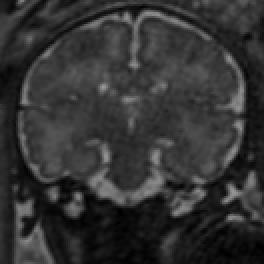
#> input picture image_2.png, 132 x 132 px (shown 2 times larger)
$ python classic.py   (Python 2 division)   (older library calls are emulated)
#> lines starting #> are read from the running program, lines starting #| are printed output that depends on the picture; after the words box and inside, x2 and y2 are one past the last pixel; in counts of white or black regions, pixels touching at a corner belong together
### misc/helpers.py
import numpy as np
import scipy as sp
import scipy.ndimage as ndimage
import cv2
from matplotlib import pyplot as plt
import glob
import SimpleITK as sitk
eps = 1e-8


# [7 lines left out: function bwdist, not called in this run]

class StdIO:
    # [9 lines left out: functions numpy_to_sitk2d, sitk_to_numpy2d, not called in this run]

    @staticmethod
    def imread_2d(fname, grayscale=True):
#> called with fname = '../image_2.png', grayscale = True
        img = ndimage.imread(fname, flatten=grayscale, mode=None)
#> img: shape (132, 132) float32; min 0, max 151, mean 50.7
        if img.max() > 0:
            img = img/img.max()
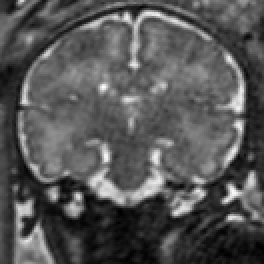
#> img: shape (132, 132) float32 (shown 2 times larger); min 0, max 1, mean 0.336
        return 1. * img

    # [12 lines left out: function imshow, not called in this run]

    @staticmethod
    def imoverlay(img, seg, title='Segmentation', col='y', levels=[0], linewidth=2., imadjust=True):
        fig = plt.figure(title)
        if imadjust:
            img = (img - np.min(img))/(eps + np.max(img) - np.min(img))
        plt.imshow(img, cmap='gray')
        plt.contour(seg, levels=levels, colors=col)
        plt.tight_layout()
        plt.draw()
        plt.show()
        plt.axis('off')

    # [18 lines left out: function imread_multiple, not called in this run]


class StdIP:
    @staticmethod
    def im2double(a):
        a = a.astype(np.float)
        a /= np.abs(a).max()
        return a

    # [77 lines left out: functions mask2phi, bwdist, percentile_enhance, imresize, linstretch, numpy_to_opencv and 2 more, not called in this run]

class Interactive:
    def __init__(self, img):
        self.img = img

    # [89 lines left out: functions draw_points, draw_circle, draw_multi_circle, draw_polygons, not called in this run]


# [9 lines that do not run on import are left out]


    # hr_img = Misc.imresize(img, des_res_mm=2.)
    # StdIO.imshow(hr_img)
    # StdIO.imoverlay(img, 1.*(img>0.7), col='r')

### segmentation/classic.py
import numpy as np
import scipy as sp
import scipy.ndimage as ndimage
import cv2
from matplotlib import pyplot as plt
import glob
from misc.helpers import StdIP as IP
from misc.helpers import StdIO as IO

class Thresholding:
    def __init__(self, img):
        self.img = IP.im2double(img)

    def otsu_threshold(self):
        img_cv = IP.numpy_to_opencv(self.img)
        tval, th_cv = cv2.threshold(img_cv, thresh=0, maxval=255, type=cv2.THRESH_BINARY + cv2.THRESH_OTSU)
        bin_img = IP.opencv_to_numpy(th_cv)
        return bin_img, tval/255.

    def adaptive_threshold(self, type='gaussian', win_sz=11):
        if type=='gaussian':
            th_option = cv2.ADAPTIVE_THRESH_GAUSSIAN_C
        elif type=='mean':
            th_option = cv2.ADAPTIVE_THRESH_MEAN_C
        else:
            th_option = cv2.ADAPTIVE_THRESH_GAUSSIAN_C
        img_cv = IP.numpy_to_opencv(self.img)
        bw_cv = cv2.adaptiveThreshold(img_cv, 255, th_option, cv2.THRESH_BINARY, win_sz, 2)
        return IP.opencv_to_numpy(bw_cv)

    def percentile_threshold(self, p1=0., p2=100.):
        """
        Keep values between p1-th and p2-th percentile
        :param p1: lower percentile
        :param p2: higher percentile
        :return: binary image
        """
#> called with p1 = 85, p2 = 100
        low = min(p1, p2)
        high =max(p1, p2)
        low_val = np.percentile(self.img.flatten(), low)
#> low_val = 0.497
        high_val = np.percentile(self.img.flatten(), high)
#> high_val = 1
        bin_img = np.ones(self.img.shape, dtype='float')
        bin_img[self.img < low_val] = 0.
        bin_img[self.img > high_val] = 0.
        return bin_img


if __name__ == '__main__':
    img = IO.imread_2d('../image_2.png')
    # bin_img, thold = Thresholding(img).otsu_threshold()
    # bin_img = Thresholding(img).adaptive_threshold(type='gaussian', win_sz=55)
    bin_img = Thresholding(img).percentile_threshold(p1=85, p2=100)
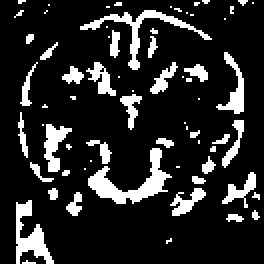
#> bin_img: shape (132, 132) float64 (shown 2 times larger); values 0 (black) and 1 (white), 15.4% white; 69 white regions (42 under 20 px), largest, box (x1, y1, x2, y2) and area: (44, 74, 86, 102) 396, (40, 5, 106, 35) 296, (8, 100, 27, 132) 262
    # IO.imshow(bin_img)
    IO.imoverlay(img, bin_img)
#> in imoverlay, `plt.show()`:
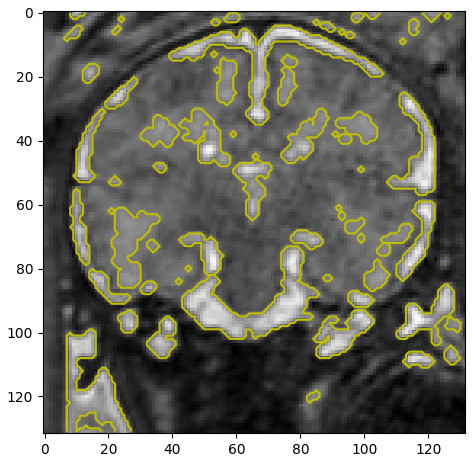
#> figure drawn by matplotlib, 1 panel
    # [7 lines of commented-out code are left out]
    print "done"

$ run again, with image_3.png copied over image_2.png
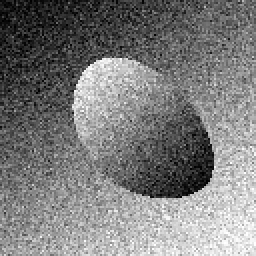
#> input picture image_3.png, 128 x 128 px (shown 2 times larger)
#> low_val = 0.761
#> high_val = 1
#> `bin_img = Thresholding(img).percentile_threshold(p1=85, p2=100)`:
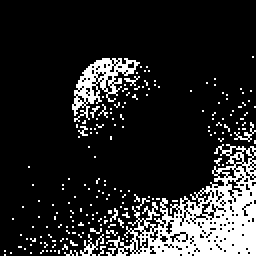
#> bin_img: shape (128, 128) float64 (shown 2 times larger); values 0 (black) and 1 (white), 15.4% white; 187 white regions (183 under 20 px), largest, box (x1, y1, x2, y2) and area: (53, 72, 128, 128) 1703, (36, 29, 70, 61) 373, (40, 117, 52, 128) 44, (117, 61, 128, 71) 28
#> in imoverlay, `plt.show()`:
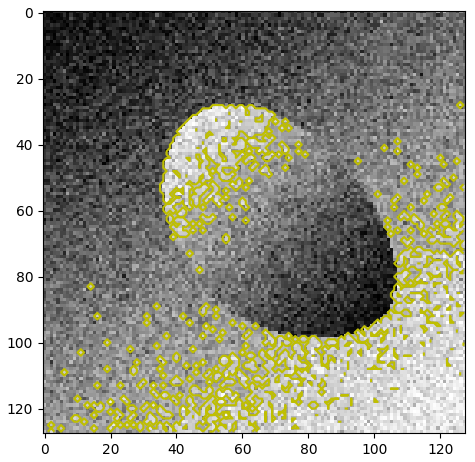
#> figure drawn by matplotlib, 1 panel

$ run again, with 38.png copied over image_2.png
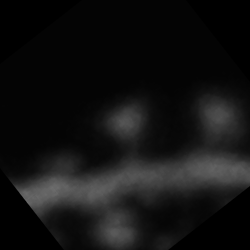
#> input picture 38.png, 250 x 250 px
#> low_val = 0.44
#> high_val = 1
#> `bin_img = Thresholding(img).percentile_threshold(p1=85, p2=100)`:
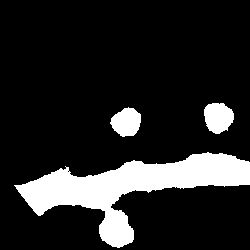
#> bin_img: shape (250, 250) float64; values 0 (black) and 1 (white), 15% white; 3 white regions, box (x1, y1, x2, y2) and area: (14, 152, 250, 248) 8028, (204, 103, 234, 134) 713, (110, 107, 141, 137) 665
#> in imoverlay, `plt.show()`:
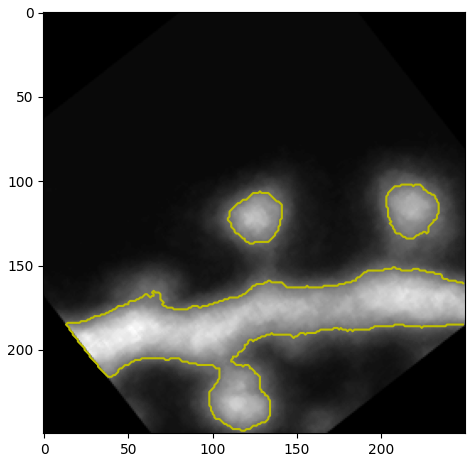
#> figure drawn by matplotlib, 1 panel
